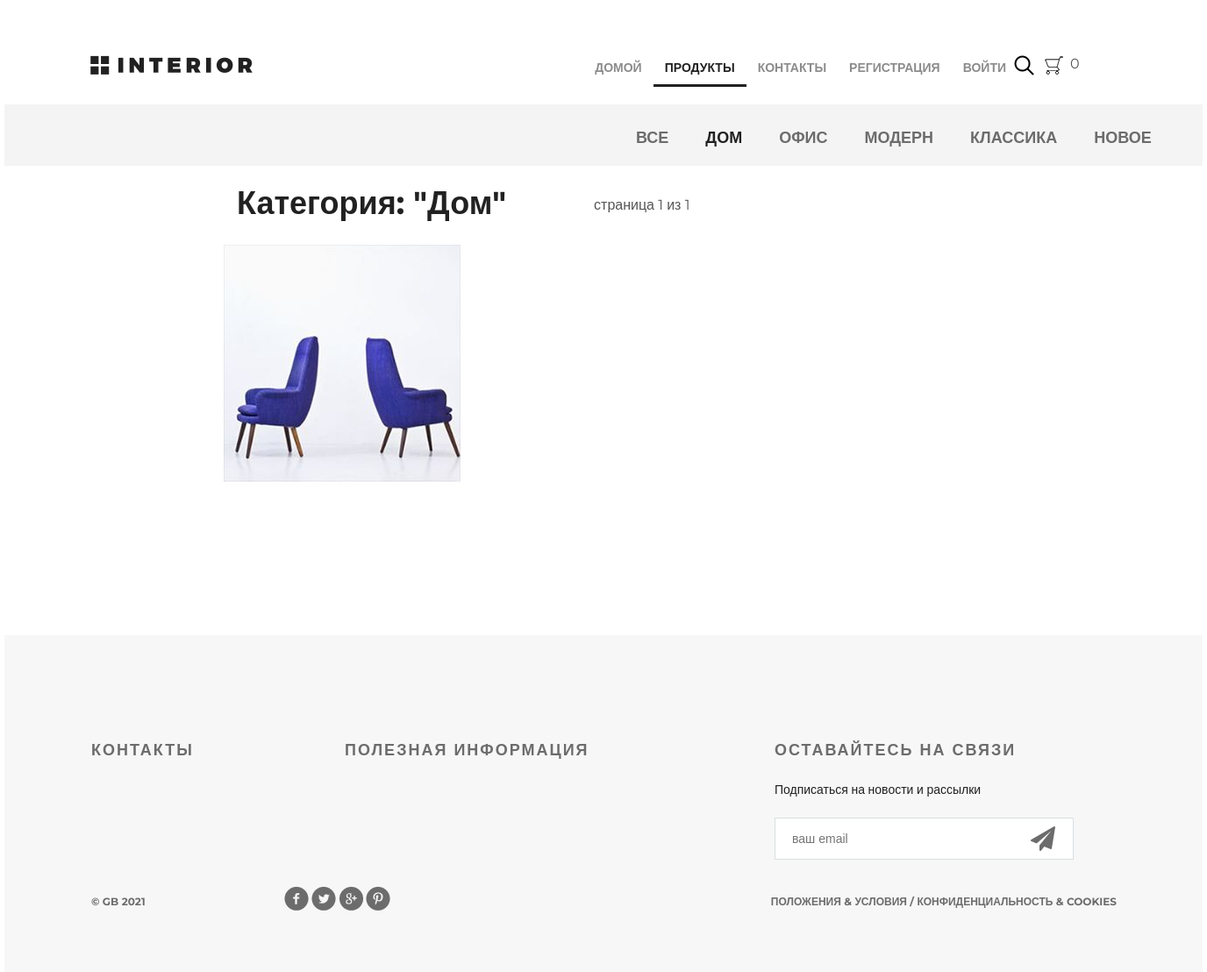
The page /products/1/ on the database as committed earlier.
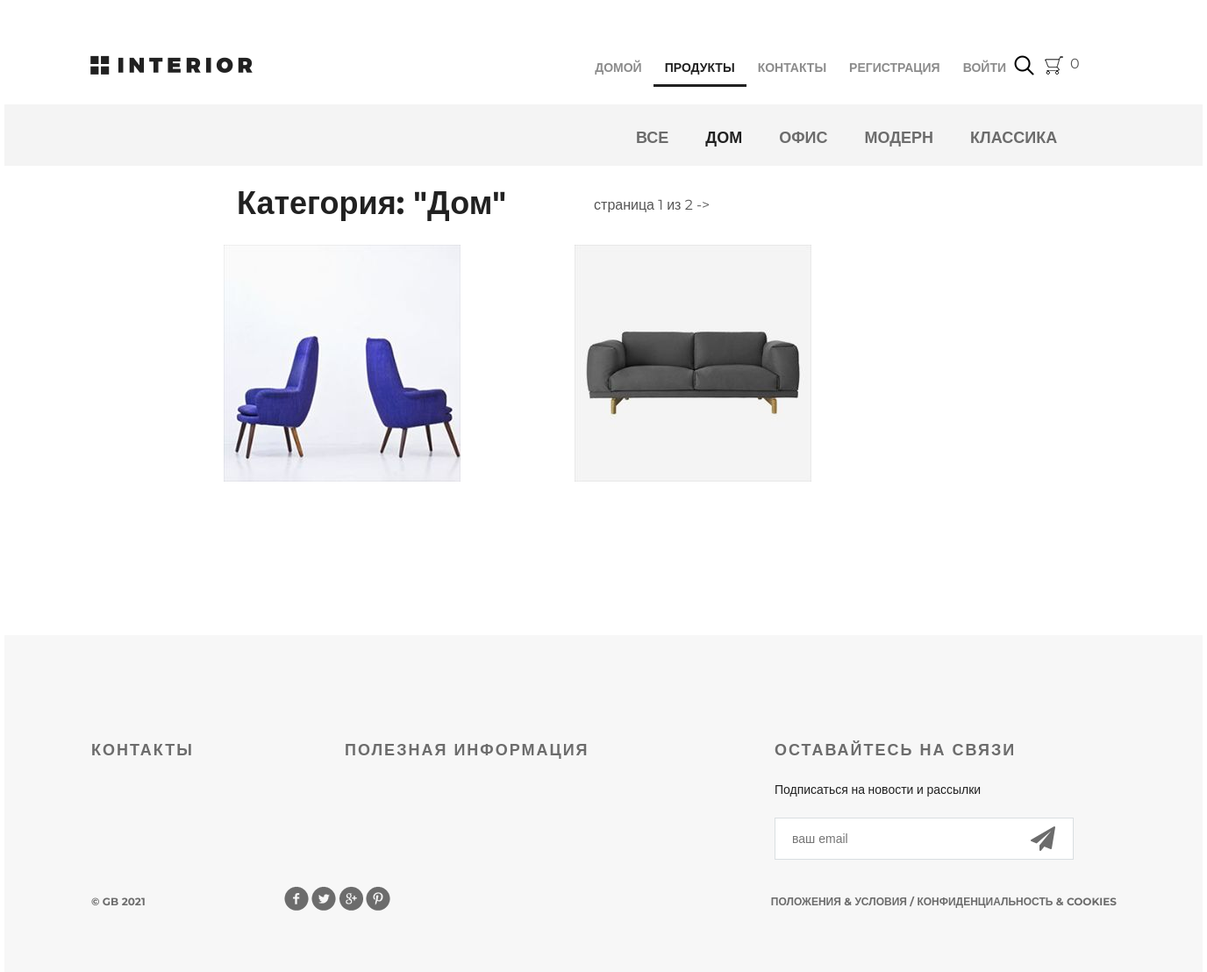
The same page on the database as committed later.
### mainapp/models.py (models this page shows, shortened)
class ProductCategory(models.Model):
    name = models.CharField(max_length=64, unique=True, verbose_name='Название')
    description = models.TextField(verbose_name='Описание')
    is_active = models.BooleanField(default=True)
    class Meta:
        verbose_name = 'категория'
        verbose_name_plural = 'категории'

class Product(models.Model):
    category = models.ForeignKey(ProductCategory, on_delete=models.CASCADE)
    name = models.CharField(max_length=128, verbose_name='Название')
    image = models.ImageField(upload_to='products_images', blank=True)
    short_desc = models.CharField(max_length=255, blank=True)
    description = models.TextField(verbose_name='Описание')
    price = models.DecimalField(max_digits=8, decimal_places=2, verbose_name='Цена', default=0)
    quantity = models.PositiveSmallIntegerField(default=0, verbose_name='Количество')
    is_active = models.BooleanField(default=True)
    class Meta:
        verbose_name = 'продукт'
        verbose_name_plural = 'продукты'

### mainapp/views.py (the view, shortened to what this page needs)
# urls.py: path('products/<int:pk>', adminapp.ProductsListView.as_view(), name='products'),
def products(request, pk=None, page=1):
    links_menu = ProductCategory.objects.filter(is_active=True)
    title = 'Товары'
    if pk is not None:
        if pk == 0:
            product_list = Product.objects.filter(is_active=True)
            category = {'name': 'все продукты', 'pk': 0}
        else:
            category = get_object_or_404(ProductCategory, pk=pk)
            product_list = Product.objects.filter(is_active=True, category__pk=pk)
        paginator = Paginator(product_list, 2)
        try:
            products_paginator = paginator.page(page)
        except PageNotAnInteger:
            products_paginator = paginator.page(1)
        except EmptyPage:
            products_paginator = paginator.page(paginator.num_pages)
        context = {
            'product_list': products_paginator,
            'category': category,
            'title': title,
            'links_menu': links_menu,
            'basket': user_basket(request.user)
            }
        return render(request, 'mainapp/products_list.html', context)

### mainapp/views.py (called while the page is built)
def user_basket(user):
    if user.is_authenticated:
        return Basket.objects.filter(user=user)

### mainapp/templates/mainapp/products_list.html (shortened to what this page needs)
{% extends 'mainapp/base.html' %}
{% load static %}
{% block content %}
    <div class="hero-white">
        <div class="header clearfix">
            {% include 'mainapp/includes/inc_main_menu.html' %}
        </div>
    </div>
    <div class="details">
        <div class="links clearfix">
            {% include 'mainapp/includes/inc_products_menu.html' %}
        </div>
        <div class="products_list">
            <div class="title clearfix">
                <h2>
                    Категория: "{{ category.name|title }}"
                </h2>
                <div class="paginator">
                <span class="current">
                    страница {{ product_list.number }} из {{ product_list.paginator.num_pages }}
                </span>
                    {% if product_list.has_next %}
                         <a href="{% url 'products:product_paginate' category.pk product_list.next_page_number %}">-></a>
                    {% endif %}
                </div>
            </div>
            <div class="category-products clearfix">
                {% for product in product_list %}
                    <div class="block">
                        <a href="{% url 'products:product' product.pk %}">
                            <img src="/media/{{ product.image|default:'products_images/default.jpg' }}" alt="product">
                        </a>
                    </div>
                {% endfor %}
            </div>
        </div>
    </div>
{% endblock %}

### mainapp/templates/mainapp/includes/inc_products_menu.html
<div class="links clearfix">
  <ul class="links-menu">
    <li><a href="{% url 'products:category' 0 %}" class="{% if request.resolver_match.kwargs.pk == 0 %}active{% endif %}">Все</a></li>
    {% for item in links_menu %}
      <li><a href="{% url 'products:category' item.pk %}" class="{% if request.resolver_match.kwargs.pk == item.pk %}active{% endif %}">{{item.name}}</a></li>
    {% endfor %}
  </ul>
</div>

Rows that differ between the two databases and show on the page:
no longer on this page (row edited): ProductCategory: name "НОВОЕ"
added Product: shows a picture
Other text that changed with them:
{{ product_list.paginator.num_pages }}: "1" → "2"
